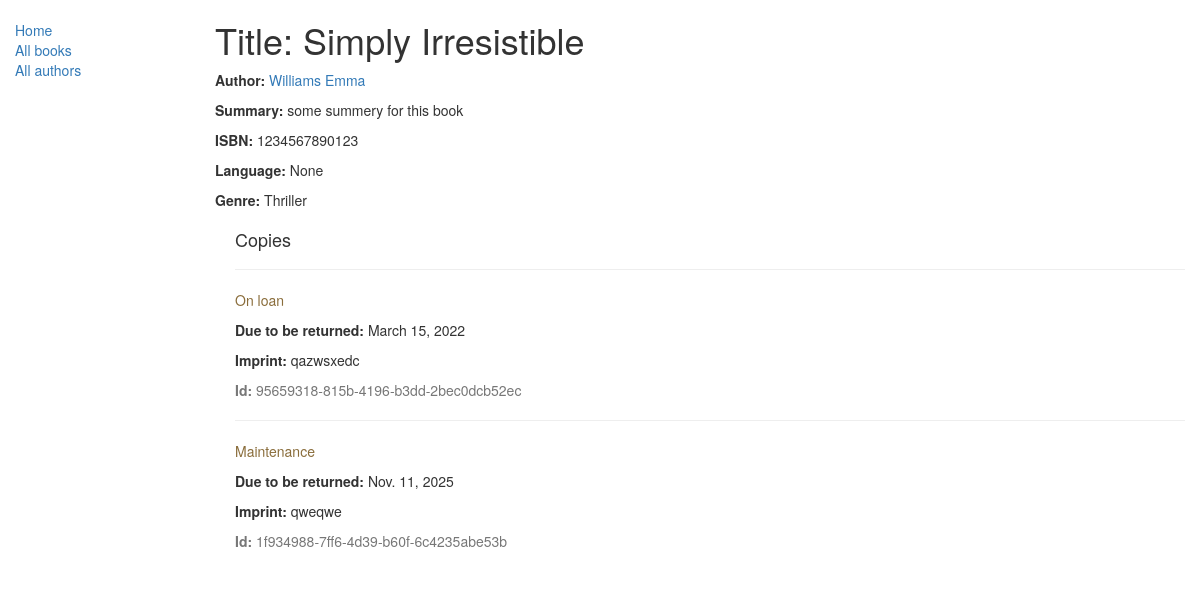
The page /catalog/book/1/ on the database as committed earlier.
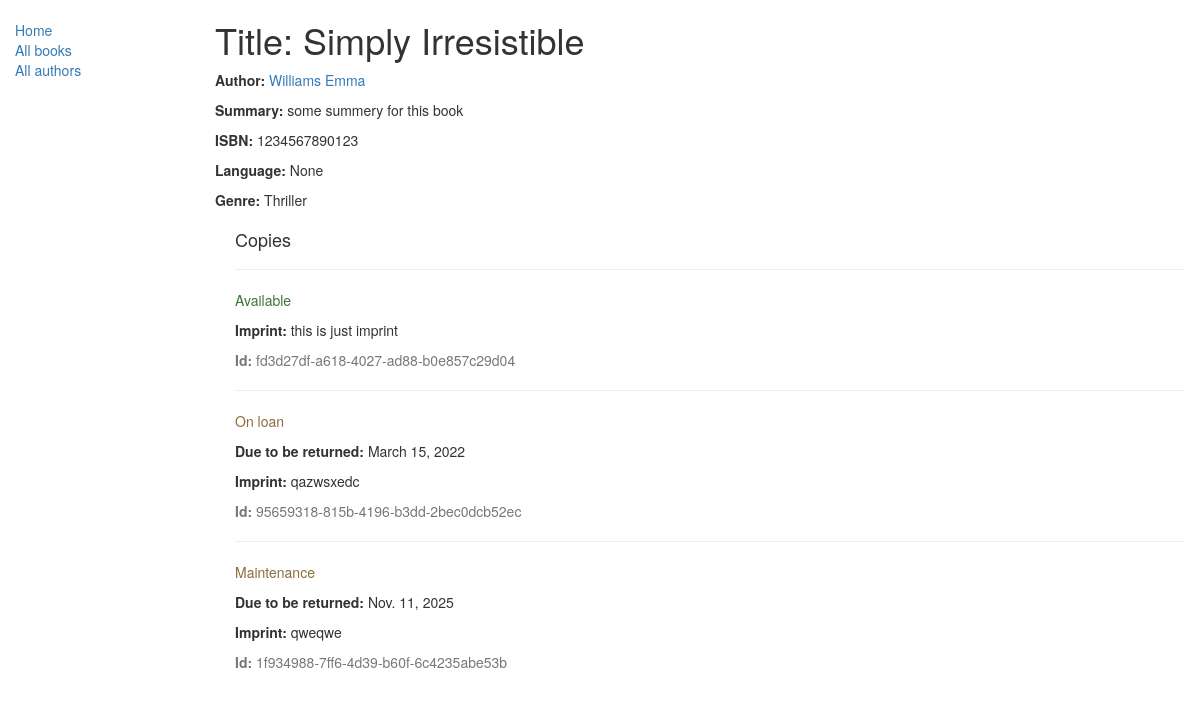
The same page on the database as committed later.
### catalog/models.py (models this page shows, shortened)
class Book(models.Model):
    title = models.CharField(max_length=200)
    author = models.ForeignKey("Author", on_delete=models.SET_NULL, null=True)
    summary = models.TextField(
        max_length=1000,
        help_text="Enter a brief description of the book"
    )
    isbn = models.CharField(
        "ISBN",
        max_length=13,
        help_text='13 Character <a href="https://www.isbn-international.org/content/what-isbn">ISBN number</a>'
    )
    genre = models.ManyToManyField(Genre, help_text="Select a genre for this book")
    language = models.ForeignKey('Language', on_delete=models.SET_NULL, null=True)
    def display_genre(self):
        """
        Creates a string for the Genre. This is required to display genre in Admin.
        """
        return ', '.join([genre.name for genre in self.genre.all()[:3]])
    display_genre.short_description = 'Genre'

class Author(models.Model):
    first_name = models.CharField(max_length=100)
    last_name = models.CharField(max_length=100)
    date_of_birth = models.DateField(null=True, blank=True)
    date_of_death = models.DateField("Died", null=True, blank=True)
    def __str__(self):
        return f"{self.last_name} {self.first_name}"

class Genre(models.Model):
    name = models.CharField(
        max_length=200,
        help_text="Введите жанр"
    )
    def __str__(self):
        return self.name

class BookInstance(models.Model):
    id = models.UUIDField(
        primary_key=True,
        default=uuid.uuid4,
        help_text="Unique ID for this particular book across whole library"
    )
    book = models.ForeignKey("Book", on_delete=models.SET_NULL, null=True)
    imprint = models.CharField(max_length=200)
    due_back = models.DateField(null=True, blank=True)
    LOAN_STATUS = (
        ("m", "Maintenance"),
        ("o", "On loan"),
        ("a", "Available"),
        ("r", "Reserved"),
    )
    status = models.CharField(
        max_length=1,
        choices=LOAN_STATUS,
        blank=True,
        default="m",
        help_text="Book availability"
    )
    class Meta:
        ordering = ["due_back"]
    def display_title(self):
        return self.book.title
    display_title.short_description = 'Title'

### catalog/views.py (the view)
# urls.py: path('book/<int:pk>/', views.BookDetailView.as_view(), name='book-detail'),
class BookDetailView(generic.DetailView):
    model = Book

### catalog/templates/catalog/book_detail.html (shortened to what this page needs)
{% extends "base_generic.html" %}
{% block content %}
  <h1>Title: {{ book.title }}</h1>
  <p><strong>Author:</strong> <a href="">{{ book.author }}</a></p>
  <p><strong>Summary:</strong> {{ book.summary }}</p>
  <p><strong>ISBN:</strong> {{ book.isbn }}</p>
  <p><strong>Language:</strong> {{ book.language }}</p>
  <p><strong>Genre:</strong> {% for genre in book.genre.all %} {{ genre }}{% if not forloop.last %}, {% endif %}{% endfor %}</p>
  <div style="margin-left:20px;margin-top:20px">
    <h4>Copies</h4>
    {% for copy in book.bookinstance_set.all %}
    <hr>
    <p class="{% if copy.status == 'a' %}text-success{% elif copy.status == 'd' %}text-danger{% else %}text-warning{% endif %}">{{ copy.get_status_display }}</p>
    {% if copy.status != 'a' %}<p><strong>Due to be returned:</strong> {{copy.due_back}}</p>{% endif %}
    <p><strong>Imprint:</strong> {{copy.imprint}}</p>
    <p class="text-muted"><strong>Id:</strong> {{copy.id}}</p>
    {% endfor %}
  </div>
{% endblock %}

### catalog/templates/base_generic.html (shortened to what this page needs)
<!doctype html>
<html lang="en">
  <head>
    <link
      rel="stylesheet"
      href="https://maxcdn.bootstrapcdn.com/bootstrap/3.3.7/css/bootstrap.min.css" />
    {% load static %}
    <link rel="stylesheet" href="{% static 'css/styles.css' %}" />
  </head>
  <body>
    <div class="container-fluid">
      <div class="row">
        <div class="col-sm-2">
          {% block sidebar %}
            <ul class="sidebar-nav">
              <li><a href="{% url 'index' %}">Home</a></li>
              <li><a href="{% url 'books' %}">All books</a></li>
              <li><a href="{% url 'authors' %}">All authors</a></li>
            </ul>
          {% endblock %}
        </div>
        <div class="col-sm-10 ">
            {% block content %}{% endblock %}
        </div>
      </div>
    </div>
  </body>
</html>

### catalog/static/css/styles.css (style rules this page uses)
.sidebar-nav { margin-top: 20px; padding: 0; list-style: none; }

Rows that differ between the two databases and show on the page:
added BookInstance: status "Available", imprint "this is just imprint", id "fd3d27df-a618-4027-ad88-b0e857c29d04"
